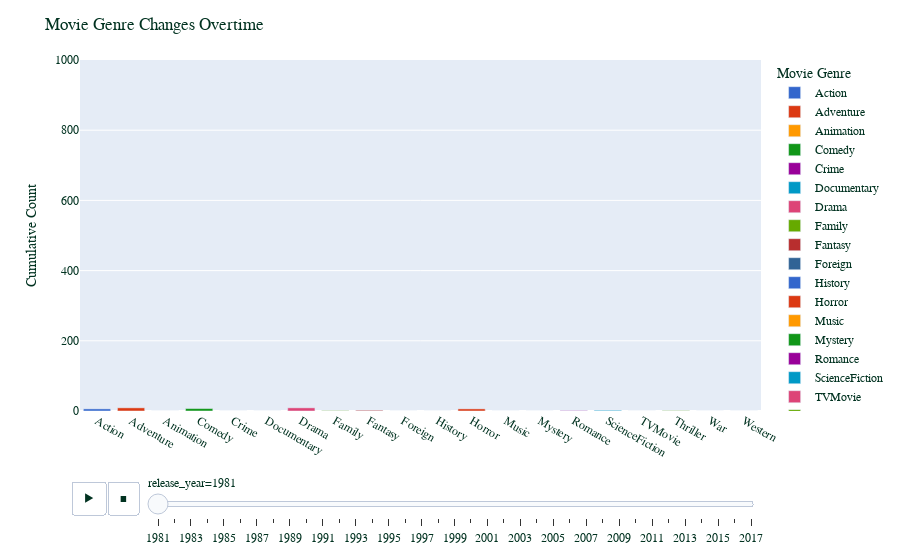

Notebook source saved alongside this figure:
### Code cell
import plotly.express as px
fig = px.bar(sizes2, x="genres", y="Cumulative", color="genres", color_discrete_sequence=px.colors.qualitative.G10,
animation_frame="release_year", animation_group="genres", range_y=[0,1000])

fig.update_layout(
                  title="Movie Genre Changes Overtime",
    yaxis_title = "Cumulative Count",
    font_family="Courier New",
    font_color="#013220",
    legend_title = "Movie Genre",
    legend_title_font_color="#023020"
)

fig.update_layout(xaxis={'title': '',
                        'visible': True,
                        'showticklabels': True})

fig.write_html("genre_overtime_plotly.html")

fig.show()

### Figure 1 — Plotly figure (JSON) as saved in the notebook; plotly's stock layout.template omitted (floating-point values rounded to 4 significant figures)
{"data": [{"alignmentgroup": "True", "hovertemplate": "genres=%{x}<br>release_year=1981<br>Cumulative=%{y}<extra></extra>", "ids": ["Action"], "legendgroup": "Action", "marker": {"color": "#3366CC", "pattern": {"shape": ""}}, "name": "Action", "offsetgroup": "Action", "orientation": "v", "showlegend": true, "textposition": "auto", "type": "bar", "x": ["Action"], "xaxis": "x", "y": [6], "yaxis": "y"}, {"alignmentgroup": "True", "hovertemplate": "genres=%{x}<br>release_year=1981<br>Cumulative=%{y}<extra></extra>", "ids": ["Adventure"], "legendgroup": "Adventure", "marker": {"color": "#DC3912", "pattern": {"shape": ""}}, "name": "Adventure", "offsetgroup": "Adventure", "orientation": "v", "showlegend": true, "textposition": "auto", "type": "bar", "x": ["Adventure"], "xaxis": "x", "y": [9], "yaxis": "y"}, {"alignmentgroup": "True", "hovertemplate": "genres=%{x}<br>release_year=1981<br>Cumulative=%{y}<extra></extra>", "ids": ["Animation"], "legendgroup": "Animation", "marker": {"color": "#FF9900", "pattern": {"shape": ""}}, "name": "Animation", "offsetgroup": "Animation", "orientation": "v", "showlegend": true, "textposition": "auto", "type": "bar", "x": ["Animation"], "xaxis": "x", "y": [0], "yaxis": "y"}, {"alignmentgroup": "True", "hovertemplate": "genres=%{x}<br>release_year=1981<br>Cumulative=%{y}<extra></extra>", "ids": ["Comedy"], "legendgroup": "Comedy", "marker": {"color": "#109618", "pattern": {"shape": ""}}, "name": "Comedy", "offsetgroup": "Comedy", "orientation": "v", "showlegend": true, "textposition": "auto", "type": "bar", "x": ["Comedy"], "xaxis": "x", "y": [7], "yaxis": "y"}, {"alignmentgroup": "True", "hovertemplate": "genres=%{x}<br>release_year=1981<br>Cumulative=%{y}<extra></extra>", "ids": ["Crime"], "legendgroup": "Crime", "marker": {"color": "#990099", "pattern": {"shape": ""}}, "name": "Crime", "offsetgroup": "Crime", "orientation": "v", "showlegend": true, "textposition": "auto", "type": "bar", "x": ["Crime"], "xaxis": "x", "y": [0], "yaxis": "y"}, {"alignmentgroup": "True", "hovertemplate": "genres=%{x}<br>release_year=1981<br>Cumulative=%{y}<extra></extra>", "ids": ["Documentary"], "legendgroup": "Documentary", "marker": {"color": "#0099C6", "pattern": {"shape": ""}}, "name": "Documentary", "offsetgroup": "Documentary", "orientation": "v", "showlegend": true, "textposition": "auto", "type": "bar", "x": ["Documentary"], "xaxis": "x", "y": [0], "yaxis": "y"}, {"alignmentgroup": "True", "hovertemplate": "genres=%{x}<br>release_year=1981<br>Cumulative=%{y}<extra></extra>", "ids": ["Drama"], "legendgroup": "Drama", "marker": {"color": "#DD4477", "pattern": {"shape": ""}}, "name": "Drama", "offsetgroup": "Drama", "orientation": "v", "showlegend": true, "textposition": "auto", "type": "bar", "x": ["Drama"], "xaxis": "x", "y": [9], "yaxis": "y"}, {"alignmentgroup": "True", "hovertemplate": "genres=%{x}<br>release_year=1981<br>Cumulative=%{y}<extra></extra>", "ids": ["Family"], "legendgroup": "Family", "marker": {"color": "#66AA00", "pattern": {"shape": ""}}, "name": "Family", "offsetgroup": "Family", "orientation": "v", "showlegend": true, "textposition": "auto", "type": "bar", "x": ["Family"], "xaxis": "x", "y": [1], "yaxis": "y"}, {"alignmentgroup": "True", "hovertemplate": "genres=%{x}<br>release_year=1981<br>Cumulative=%{y}<extra></extra>", "ids": ["Fantasy"], "legendgroup": "Fantasy", "marker": {"color": "#B82E2E", "pattern": {"shape": ""}}, "name": "Fantasy", "offsetgroup": "Fantasy", "orientation": "v", "showlegend": true, "textposition": "auto", "type": "bar", "x": ["Fantasy"], "xaxis": "x", "y": [2], "yaxis": "y"}, {"alignmentgroup": "True", "hovertemplate": "genres=%{x}<br>release_year=1981<br>Cumulative=%{y}<extra></extra>", "ids": ["Foreign"], "legendgroup": "Foreign", "marker": {"color": "#316395", "pattern": {"shape": ""}}, "name": "Foreign", "offsetgroup": "Foreign", "orientation": "v", "showlegend": true, "textposition": "auto", "type": "bar", "x": ["Foreign"], "xaxis": "x", "y": [0], "yaxis": "y"}, {"alignmentgroup": "True", "hovertemplate": "genres=%{x}<br>release_year=1981<br>Cumulative=%{y}<extra></extra>", "ids": ["History"], "legendgroup": "History", "marker": {"color": "#3366CC", "pattern": {"shape": ""}}, "name": "History", "offsetgroup": "History", "orientation": "v", "showlegend": true, "textposition": "auto", "type": "bar", "x": ["History"], "xaxis": "x", "y": [0], "yaxis": "y"}, {"alignmentgroup": "True", "hovertemplate": "genres=%{x}<br>release_year=1981<br>Cumulative=%{y}<extra></extra>", "ids": ["Horror"], "legendgroup": "Horror", "marker": {"color": "#DC3912", "pattern": {"shape": ""}}, "name": "Horror", "offsetgroup": "Horror", "orientation": "v", "showlegend": true, "textposition": "auto", "type": "bar", "x": ["Horror"], "xaxis": "x", "y": [6], "yaxis": "y"}, {"alignmentgroup": "True", "hovertemplate": "genres=%{x}<br>release_year=1981<br>Cumulative=%{y}<extra></extra>", "ids": ["Music"], "legendgroup": "Music", "marker": {"color": "#FF9900", "pattern": {"shape": ""}}, "name": "Music", "offsetgroup": "Music", "orientation": "v", "showlegend": true, "textposition": "auto", "type": "bar", "x": ["Music"], "xaxis": "x", "y": [0], "yaxis": "y"}, {"alignmentgroup": "True", "hovertemplate": "genres=%{x}<br>release_year=1981<br>Cumulative=%{y}<extra></extra>", "ids": ["Mystery"], "legendgroup": "Mystery", "marker": {"color": "#109618", "pattern": {"shape": ""}}, "name": "Mystery", "offsetgroup": "Mystery", "orientation": "v", "showlegend": true, "textposition": "auto", "type": "bar", "x": ["Mystery"], "xaxis": "x", "y": [0], "yaxis": "y"}, {"alignmentgroup": "True", "hovertemplate": "genres=%{x}<br>release_year=1981<br>Cumulative=%{y}<extra></extra>", "ids": ["Romance"], "legendgroup": "Romance", "marker": {"color": "#990099", "pattern": {"shape": ""}}, "name": "Romance", "offsetgroup": "Romance", "orientation": "v", "showlegend": true, "textposition": "auto", "type": "bar", "x": ["Romance"], "xaxis": "x", "y": [1], "yaxis": "y"}, {"alignmentgroup": "True", "hovertemplate": "genres=%{x}<br>release_year=1981<br>Cumulative=%{y}<extra></extra>", "ids": ["ScienceFiction"], "legendgroup": "ScienceFiction", "marker": {"color": "#0099C6", "pattern": {"shape": ""}}, "name": "ScienceFiction", "offsetgroup": "ScienceFiction", "orientation": "v", "showlegend": true, "textposition": "auto", "type": "bar", "x": ["ScienceFiction"], "xaxis": "x", "y": [2], "yaxis": "y"}, {"alignmentgroup": "True", "hovertemplate": "genres=%{x}<br>release_year=1981<br>Cumulative=%{y}<extra></extra>", "ids": ["TVMovie"], "legendgroup": "TVMovie", "marker": {"color": "#DD4477", "pattern": {"shape": ""}}, "name": "TVMovie", "offsetgroup": "TVMovie", "orientation": "v", "showlegend": true, "textposition": "auto", "type": "bar", "x": ["TVMovie"], "xaxis": "x", "y": [0], "yaxis": "y"}, {"alignmentgroup": "True", "hovertemplate": "genres=%{x}<br>release_year=1981<br>Cumulative=%{y}<extra></extra>", "ids": ["Thriller"], "legendgroup": "Thriller", "marker": {"color": "#66AA00", "pattern": {"shape": ""}}, "name": "Thriller", "offsetgroup": "Thriller", "orientation": "v", "showlegend": true, "textposition": "auto", "type": "bar", "x": ["Thriller"], "xaxis": "x", "y": [1], "yaxis": "y"}, {"alignmentgroup": "True", "hovertemplate": "genres=%{x}<br>release_year=1981<br>Cumulative=%{y}<extra></extra>", "ids": ["War"], "legendgroup": "War", "marker": {"color": "#B82E2E", "pattern": {"shape": ""}}, "name": "War", "offsetgroup": "War", "orientation": "v", "showlegend": true, "textposition": "auto", "type": "bar", "x": ["War"], "xaxis": "x", "y": [0], "yaxis": "y"}, {"alignmentgroup": "True", "hovertemplate": "genres=%{x}<br>release_year=1981<br>Cumulative=%{y}<extra></extra>", "ids": ["Western"], "legendgroup": "Western", "marker": {"color": "#316395", "pattern": {"shape": ""}}, "name": "Western", "offsetgroup": "Western", "orientation": "v", "showlegend": true, "textposition": "auto", "type": "bar", "x": ["Western"], "xaxis": "x", "y": [0], "yaxis": "y"}], "layout": {"barmode": "relative", "font": {"color": "#013220", "family": "Courier New"}, "legend": {"title": {"font": {"color": "#023020"}, "text": "Movie Genre"}, "tracegroupgap": 0}, "margin": {"t": 60}, "sliders": [{"active": 0, "currentvalue": {"prefix": "release_year="}, "len": 0.9, "pad": {"b": 10, "t": 60}, "steps": [{"args": [["1981"], {"frame": {"duration": 0, "redraw": true}, "fromcurrent": true, "mode": "immediate", "transition": {"duration": 0, "easing": "linear"}}], "label": "1981", "method": "animate"}, {"args": [["1982"], {"frame": {"duration": 0, "redraw": true}, "fromcurrent": true, "mode": "immediate", "transition": {"duration": 0, "easing": "linear"}}], "label": "1982", "method": "animate"}, {"args": [["1983"], {"frame": {"duration": 0, "redraw": true}, "fromcurrent": true, "mode": "immediate", "transition": {"duration": 0, "easing": "linear"}}], "label": "1983", "method": "animate"}, {"args": [["1984"], {"frame": {"duration": 0, "redraw": true}, "fromcurrent": true, "mode": "immediate", "transition": {"duration": 0, "easing": "linear"}}], "label": "1984", "method": "animate"}, {"args": [["1985"], {"frame": {"duration": 0, "redraw": true}, "fromcurrent": true, "mode": "immediate", "transition": {"duration": 0, "easing": "linear"}}], "label": "1985", "method": "animate"}, {"args": [["1986"], {"frame": {"duration": 0, "redraw": true}, "fromcurrent": true, "mode": "immediate", "transition": {"duration": 0, "easing": "linear"}}], "label": "1986", "method": "animate"}, {"args": [["1987"], {"frame": {"duration": 0, "redraw": true}, "fromcurrent": true, "mode": "immediate", "transition": {"duration": 0, "easing": "linear"}}], "label": "1987", "method": "animate"}, {"args": [["1988"], {"frame": {"duration": 0, "redraw": true}, "fromcurrent": true, "mode": "immediate", "transition": {"duration": 0, "easing": "linear"}}], "label": "1988", "method": "animate"}, {"args": [["1989"], {"frame": {"duration": 0, "redraw": true}, "fromcurrent": true, "mode": "immediate", "transition": {"duration": 0, "easing": "linear"}}], "label": "1989", "method": "animate"}, {"args": [["1990"], {"frame": {"duration": 0, "redraw": true}, "fromcurrent": true, "mode": "immediate", "transition": {"duration": 0, "easing": "linear"}}], "label": "1990", "method": "animate"}, {"args": [["1991"], {"frame": {"duration": 0, "redraw": true}, "fromcurrent": true, "mode": "immediate", "transition": {"duration": 0, "easing": "linear"}}], "label": "1991", "method": "animate"}, {"args": [["1992"], {"frame": {"duration": 0, "redraw": true}, "fromcurrent": true, "mode": "immediate", "transition": {"duration": 0, "easing": "linear"}}], "label": "1992", "method": "animate"}, {"args": [["1993"], {"frame": {"duration": 0, "redraw": true}, "fromcurrent": true, "mode": "immediate", "transition": {"duration": 0, "easing": "linear"}}], "label": "1993", "method": "animate"}, {"args": [["1994"], {"frame": {"duration": 0, "redraw": true}, "fromcurrent": true, "mode": "immediate", "transition": {"duration": 0, "easing": "linear"}}], "label": "1994", "method": "animate"}, {"args": [["1995"], {"frame": {"duration": 0, "redraw": true}, "fromcurrent": true, "mode": "immediate", "transition": {"duration": 0, "easing": "linear"}}], "label": "1995", "method": "animate"}, {"args": [["1996"], {"frame": {"duration": 0, "redraw": true}, "fromcurrent": true, "mode": "immediate", "transition": {"duration": 0, "easing": "linear"}}], "label": "1996", "method": "animate"}, {"args": [["1997"], {"frame": {"duration": 0, "redraw": true}, "fromcurrent": true, "mode": "immediate", "transition": {"duration": 0, "easing": "linear"}}], "label": "1997", "method": "animate"}, {"args": [["1998"], {"frame": {"duration": 0, "redraw": true}, "fromcurrent": true, "mode": "immediate", "transition": {"duration": 0, "easing": "linear"}}], "label": "1998", "method": "animate"}, {"args": [["1999"], {"frame": {"duration": 0, "redraw": true}, "fromcurrent": true, "mode": "immediate", "transition": {"duration": 0, "easing": "linear"}}], "label": "1999", "method": "animate"}, {"args": [["2000"], {"frame": {"duration": 0, "redraw": true}, "fromcurrent": true, "mode": "immediate", "transition": {"duration": 0, "easing": "linear"}}], "label": "2000", "method": "animate"}, {"args": [["2001"], {"frame": {"duration": 0, "redraw": true}, "fromcurrent": true, "mode": "immediate", "transition": {"duration": 0, "easing": "linear"}}], "label": "2001", "method": "animate"}, {"args": [["2002"], {"frame": {"duration": 0, "redraw": true}, "fromcurrent": true, "mode": "immediate", "transition": {"duration": 0, "easing": "linear"}}], "label": "2002", "method": "animate"}, {"args": [["2003"], {"frame": {"duration": 0, "redraw": true}, "fromcurrent": true, "mode": "immediate", "transition": {"duration": 0, "easing": "linear"}}], "label": "2003", "method": "animate"}, {"args": [["2004"], {"frame": {"duration": 0, "redraw": true}, "fromcurrent": true, "mode": "immediate", "transition": {"duration": 0, "easing": "linear"}}], "label": "2004", "method": "animate"}, {"args": [["2005"], {"frame": {"duration": 0, "redraw": true}, "fromcurrent": true, "mode": "immediate", "transition": {"duration": 0, "easing": "linear"}}], "label": "2005", "method": "animate"}, {"args": [["2006"], {"frame": {"duration": 0, "redraw": true}, "fromcurrent": true, "mode": "immediate", "transition": {"duration": 0, "easing": "linear"}}], "label": "2006", "method": "animate"}, {"args": [["2007"], {"frame": {"duration": 0, "redraw": true}, "fromcurrent": true, "mode": "immediate", "transition": {"duration": 0, "easing": "linear"}}], "label": "2007", "method": "animate"}, {"args": [["2008"], {"frame": {"duration": 0, "redraw": true}, "fromcurrent": true, "mode": "immediate", "transition": {"duration": 0, "easing": "linear"}}], "label": "2008", "method": "animate"}, {"args": [["2009"], {"frame": {"duration": 0, "redraw": true}, "fromcurrent": true, "mode": "immediate", "transition": {"duration": 0, "easing": "linear"}}], "label": "2009", "method": "animate"}, {"args": [["2010"], {"frame": {"duration": 0, "redraw": true}, "fromcurrent": true, "mode": "immediate", "transition": {"duration": 0, "easing": "linear"}}], "label": "2010", "method": "animate"}, {"args": [["2011"], {"frame": {"duration": 0, "redraw": true}, "fromcurrent": true, "mode": "immediate", "transition": {"duration": 0, "easing": "linear"}}], "label": "2011", "method": "animate"}, {"args": [["2012"], {"frame": {"duration": 0, "redraw": true}, "fromcurrent": true, "mode": "immediate", "transition": {"duration": 0, "easing": "linear"}}], "label": "2012", "method": "animate"}, {"args": [["2013"], {"frame": {"duration": 0, "redraw": true}, "fromcurrent": true, "mode": "immediate", "transition": {"duration": 0, "easing": "linear"}}], "label": "2013", "method": "animate"}, {"args": [["2014"], {"frame": {"duration": 0, "redraw": true}, "fromcurrent": true, "mode": "immediate", "transition": {"duration": 0, "easing": "linear"}}], "label": "2014", "method": "animate"}, {"args": [["2015"], {"frame": {"duration": 0, "redraw": true}, "fromcurrent": true, "mode": "immediate", "transition": {"duration": 0, "easing": "linear"}}], "label": "2015", "method": "animate"}, {"args": [["2016"], {"frame": {"duration": 0, "redraw": true}, "fromcurrent": true, "mode": "immediate", "transition": {"duration": 0, "easing": "linear"}}], "label": "2016", "method": "animate"}, {"args": [["2017"], {"frame": {"duration": 0, "redraw": true}, "fromcurrent": true, "mode": "immediate", "transition": {"duration": 0, "easing": "linear"}}], "label": "2017", "method": "animate"}], "x": 0.1, "xanchor": "left", "y": 0, "yanchor": "top"}], "title": {"text": "Movie Genre Changes Overtime"}, "updatemenus": [{"buttons": [{"args": [null, {"frame": {"duration": 500, "redraw": true}, "fromcurrent": true, "mode": "immediate", "transition": {"duration": 500, "easing": "linear"}}], "label": "&#9654;", "method": "animate"}, {"args": [[null], {"frame": {"duration": 0, "redraw": true}, "fromcurrent": true, "mode": "immediate", "transition": {"duration": 0, "easing": "linear"}}], "label": "&#9724;", "method": "animate"}], "direction": "left", "pad": {"r": 10, "t": 70}, "showactive": false, "type": "buttons", "x": 0.1, "xanchor": "right", "y": 0, "yanchor": "top"}], "xaxis": {"anchor": "y", "categoryarray": ["Action", "Adventure", "Animation", "Comedy", "Crime", "Documentary", "Drama", "Family", "Fantasy", "Foreign", "History", "Horror", "Music", "Mystery", "Romance", "ScienceFiction", "TVMovie", "Thriller", "War", "Western"], "categoryorder": "array", "domain": [0, 1], "showticklabels": true, "title": {"text": ""}, "visible": true}, "yaxis": {"anchor": "x", "domain": [0, 1], "range": [0, 1000], "title": {"text": "Cumulative Count"}}}}
